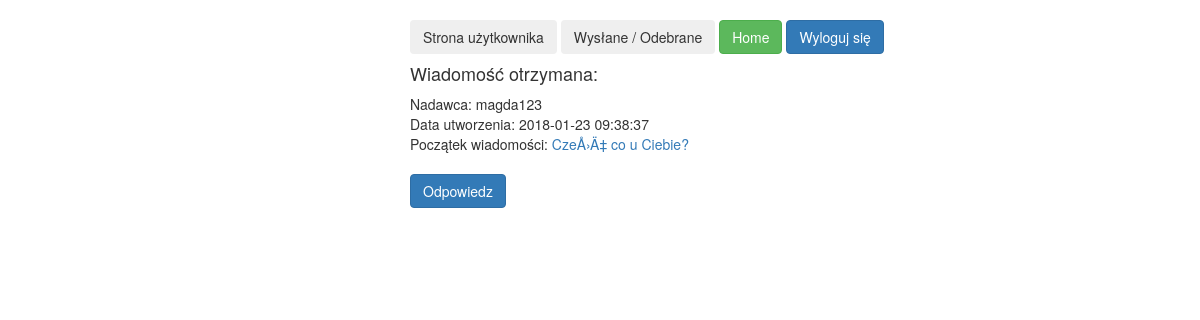
/web/singleMessage.php?messageId=1&status=received&user=magda123 (signed in), run on the app's committed database.
### tables this page shows
CREATE TABLE `Users` (
  `id` int(11) NOT NULL,
  `email` varchar(255) NOT NULL,
  `username` varchar(255) NOT NULL,
  `hash_pass` varchar(60) NOT NULL
);

CREATE TABLE `Message` (
  `id` int(11) NOT NULL,
  `messageReceiverId` int(11) NOT NULL,
  `messageSenderId` int(11) NOT NULL,
  `text` varchar(140) DEFAULT NULL,
  `creationDate` datetime DEFAULT NULL,
  `isRead` tinyint(4) DEFAULT '0'
);

### web/isLogged.php (called while the page is built, shortened)
<?php
if (!empty($_SESSION['id'])) {
    $isLogged = TRUE;
} else {
    header("Location: login.php");
}

### src/Message.php (called while the page is built, shortened)
<?php
class Message {
    private $messageSenderId;
    private $text;
    private $creationDate;
    public function __construct() {
        $this->messageSenderId = 0;
        $this->text = "";
        $this->creationDate = "";
    }
    public function getMessageSenderId() {
        return $this->messageSenderId;
    }
    public function getText() {
        return $this->text;
    }
    public function getCreationDate() {
        return $this->creationDate;
    }
    static public function loadMessageById(mysqli $connection, $id){
        $sql = "SELECT * FROM Message WHERE id=$id";
        $result = $connection->query($sql);
            if($result == true && $result->num_rows == 1){
            $row = $result->fetch_assoc();
            $loadedMessage = new Message();
            $loadedMessage->id = $row['id'];
            $loadedMessage->messageReceiverId = $row['messageReceiverId'];
            $loadedMessage->messageSenderId = $row['messageSenderId'];
            $loadedMessage->text = $row['text'];
            $loadedMessage->creationDate = $row['creationDate'];
            $loadedMessage->isRead = $row['isRead'];
            return $loadedMessage;
        }
        return null;
    }
}

### src/User.php (called while the page is built, shortened)
<?php
class User {
    private $username;
    public function __construct() {
        $this->username = "";
    }
    public function getUsername() {
        return $this->username;
    }
    static public function loadUserById(mysqli $connection, $id){
        $sql = "SELECT * FROM Users WHERE id=$id";
        $result = $connection->query($sql);
            if($result == true && $result->num_rows == 1){
            $row = $result->fetch_assoc();
            $loadedUser = new User();
            $loadedUser->id = $row['id'];
            $loadedUser->username = $row['username'];
            $loadedUser->hashPass = $row['hash_pass'];
            $loadedUser->email = $row['email'];
            return $loadedUser;
        }
        return null;
    }
}

### web/singleMessage.php (the view, shortened to what this page needs)
<?php
require_once '../src/connection.php';
require_once '../src/User.php';
require_once '../src/Message.php';
require_once 'isLogged.php';
if ($_SERVER['REQUEST_METHOD'] == 'GET' && !empty($_GET['messageId'])
        && is_numeric($_GET['messageId']) && !empty($_GET['status'])
        && !empty($_GET['user'])) {
    $messageId = $_GET['messageId'];
    $status = $_GET['status'];
}
require_once 'header.php';
?>
<center>
    <br>
    <table>
    <tbody>
    <tr>
        <td>
            <form action="userBoard.php" method="post" role="form">
                <button type="submit" value="userBoard" class="btn btn-block">Strona użytkownika</button>
            </form>
        </td>
        <td>&nbsp;</td>
        <td>
            <form action="messagePage.php" method="post" role="form">
                <button type="submit" value="messagePage" class="btn btn-block">Wysłane / Odebrane</button>
            </form>
        </td>
        <td>&nbsp;</td>
        <td>
            <form action="mainBoard.php" method="post" role="form">
                <button type="submit" value="mainBoard" class="btn btn-success">Home</button>
            </form>
        </td>
        <td>&nbsp;</td>
        <td>
            <form action="logOut.php" method="post" role="form">
                <button type="submit" value="logOut" name="logOut" class="btn btn-primary">Wyloguj się</button>
            </form>
     </td>
    </tr>
    </tbody>
    </table>
</center>
<?php
if ($isLogged) {
    $message = Message::loadMessageById($conn, $messageId);
    switch ($status) {
        case 'received':
            echo '<h4>Wiadomość otrzymana: </h4>';
            $messageSenderId = $message ->getMessageSenderId();
            $text = $message ->getText();
            $creationDate = $message ->getCreationDate();
            $loadeduser = User::loadUserById($conn, $messageSenderId);
            $usernameSender = $loadeduser ->getUsername();
            echo "Nadawca: $usernameSender<br>";
            echo "Data utworzenia: $creationDate<br>";
            echo "Początek wiadomości: <a href=\"singleMessage.php?messageId=$messageId&status=received&user=$usernameSender\">$text</a><br><br>";
            break;
    }
}
?>
    <form action="sendMessage.php" method="post" role="form">
        <div class="form-group">
            <button type="submit" value="reply" class="btn btn-primary">Odpowiedz</button>
        </div>
    </form>
<?php
require_once 'footer.php';

### data on the page
users: username "magda123"
message: creationDate "2018-01-23 09:38:37", text "CzeÅ›Ä‡ co u Ciebie?"
